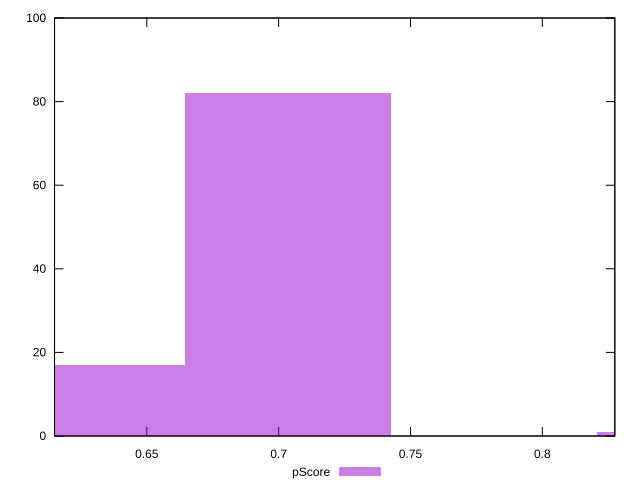

Recreate this plot in gnuplot.
reset

$pScore <<EOF
0.8597404560496114 1
0.6252657862178992 17
0.7034240094951366 82
EOF

set key outside below
set boxwidth 0.0781582232772374
set xrange [0.615:0.8275]
set yrange [0:100]
set trange [0:100]
set style fill transparent solid 0.5 noborder
set terminal svg size 640, 490 enhanced background rgb 'white'
set output "report_00019_2021-02-10T18-14-37.922Z//render-blocking-resources/samples/pages+cached+noadtech+nomedia/pScore/histogram.svg"

plot $pScore title "pScore" with boxes

reset
